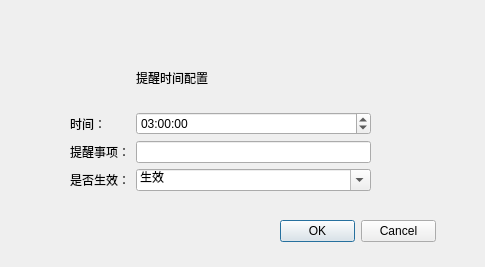
<?xml version="1.0" encoding="UTF-8"?>
<ui version="4.0">
 <class>SetTimeDialog</class>
 <widget class="QDialog" name="SetTimeDialog">
  <property name="geometry">
   <rect>
    <x>0</x>
    <y>0</y>
    <width>485</width>
    <height>267</height>
   </rect>
  </property>
  <property name="windowTitle">
   <string>时间段设置</string>
  </property>
  <widget class="QDialogButtonBox" name="buttonBox">
   <property name="geometry">
    <rect>
     <x>280</x>
     <y>220</y>
     <width>156</width>
     <height>23</height>
    </rect>
   </property>
   <property name="orientation">
    <enum>Qt::Horizontal</enum>
   </property>
   <property name="standardButtons">
    <set>QDialogButtonBox::Cancel|QDialogButtonBox::Ok</set>
   </property>
  </widget>
  <widget class="QWidget" name="layoutWidget">
   <property name="geometry">
    <rect>
     <x>70</x>
     <y>50</y>
     <width>301</width>
     <height>141</height>
    </rect>
   </property>
   <layout class="QGridLayout" name="gridLayout">
    <item row="0" column="1">
     <widget class="QLabel" name="label">
      <property name="text">
       <string>提醒时间配置</string>
      </property>
     </widget>
    </item>
    <item row="1" column="0">
     <widget class="QLabel" name="label_3">
      <property name="text">
       <string>时间：</string>
      </property>
     </widget>
    </item>
    <item row="1" column="1">
     <widget class="QTimeEdit" name="timeEdit">
      <property name="dateTime">
       <datetime>
        <hour>3</hour>
        <minute>0</minute>
        <second>0</second>
        <year>2002</year>
        <month>1</month>
        <day>1</day>
       </datetime>
      </property>
      <property name="displayFormat">
       <string>HH:mm:ss</string>
      </property>
      <property name="calendarPopup">
       <bool>false</bool>
      </property>
      <property name="timeSpec">
       <enum>Qt::LocalTime</enum>
      </property>
      <property name="time">
       <time>
        <hour>3</hour>
        <minute>0</minute>
        <second>0</second>
       </time>
      </property>
     </widget>
    </item>
    <item row="2" column="0">
     <widget class="QLabel" name="label_4">
      <property name="text">
       <string>提醒事项：</string>
      </property>
     </widget>
    </item>
    <item row="2" column="1">
     <widget class="QLineEdit" name="lineEdit"/>
    </item>
    <item row="3" column="0">
     <widget class="QLabel" name="label_5">
      <property name="text">
       <string>是否生效：</string>
      </property>
     </widget>
    </item>
    <item row="3" column="1">
     <widget class="QComboBox" name="comboBox">
      <property name="editable">
       <bool>true</bool>
      </property>
      <item>
       <property name="text">
        <string>生效</string>
       </property>
      </item>
      <item>
       <property name="text">
        <string>不生效</string>
       </property>
      </item>
     </widget>
    </item>
   </layout>
  </widget>
 </widget>
 <resources/>
 <connections>
  <connection>
   <sender>buttonBox</sender>
   <signal>accepted()</signal>
   <receiver>SetTimeDialog</receiver>
   <slot>accept()</slot>
   <hints>
    <hint type="sourcelabel">
     <x>248</x>
     <y>254</y>
    </hint>
    <hint type="destinationlabel">
     <x>157</x>
     <y>274</y>
    </hint>
   </hints>
  </connection>
  <connection>
   <sender>buttonBox</sender>
   <signal>rejected()</signal>
   <receiver>SetTimeDialog</receiver>
   <slot>reject()</slot>
   <hints>
    <hint type="sourcelabel">
     <x>316</x>
     <y>260</y>
    </hint>
    <hint type="destinationlabel">
     <x>286</x>
     <y>274</y>
    </hint>
   </hints>
  </connection>
 </connections>
</ui>
